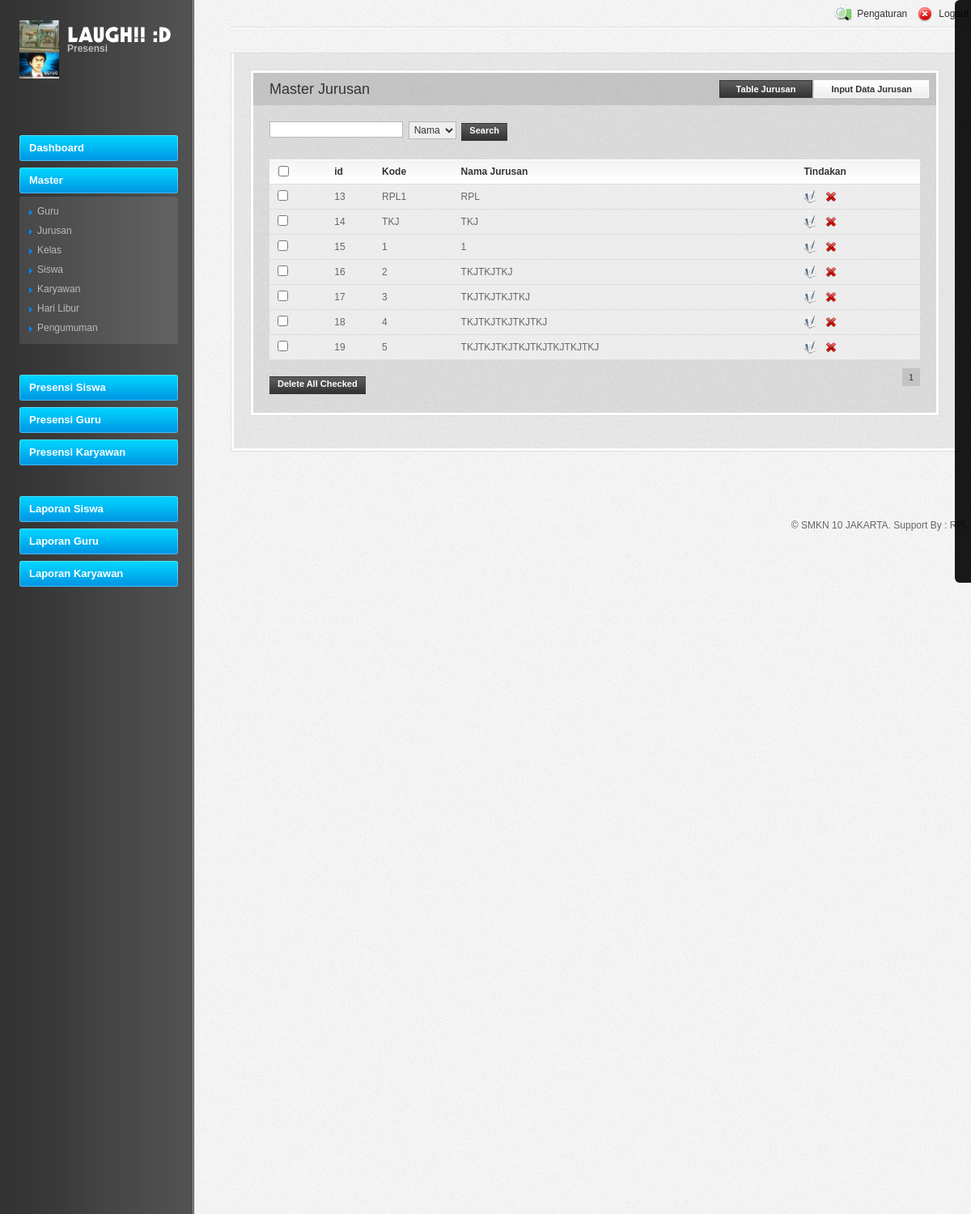
The page /index.php?page=Master_Jurusan (signed in) on the database its author committed.
### tables this page shows
CREATE TABLE IF NOT EXISTS `title` (
  `id` int(255) NOT NULL AUTO_INCREMENT,
  `title` text NOT NULL,
  `label` text NOT NULL,
  `logo` varchar(255) NOT NULL,
  PRIMARY KEY (`id`)
);

CREATE TABLE IF NOT EXISTS `jurusan` (
  `id` int(111) NOT NULL AUTO_INCREMENT,
  `nama` varchar(111) NOT NULL,
  `keterangan` varchar(222) DEFAULT NULL,
  PRIMARY KEY (`id`),
  UNIQUE KEY `nama` (`nama`)
);

### master/Master_Jurusan.php (the view, shortened to what this page needs)
<?php
$page = $_GET['page_jurusan'];
if( !isset($_GET['page_jurusan']) )
{
   $page = 1;
}
else
{
   $page = $_GET['page_jurusan'];
}
$rec_limit= 10;
$offset = ($rec_limit * $page) - $rec_limit;
$txt_search = $_GET["txt_search"];
if( $txt_search==""){
$txt_search="";
}
else{
$txt_search=$txt_search;
}
$jenis_search = $_GET["jenis_search"];
if(!empty($txt_search)){
	$q = mysql_query("select *from jurusan where $jenis_search like '%$txt_search%' order by id limit $offset, $rec_limit");
	$qc = mysql_query("select count(*) as tot3 from jurusan where $jenis_search like '%$txt_search%'");
}else{
	$q = mysql_query("select *from jurusan order by id limit $offset, $rec_limit");
	$qc = mysql_query("select count(*) as tot3 from jurusan");
}
if($_SESSION["admin"]){
?>
<body>
			<div class="content-box">
				<div class="box-header clear">
					<ul class="tabs clear">
						<li><a href="#table">Table Jurusan</a></li>
						<li><a href="#forms">Input Data Jurusan</a></li>
					</ul>
					<h2>Master Jurusan</h2>
				</div>
				<div class="box-body clear">
					<div id="table">
							<form method="GET" action="index.php?page=Master_Jurusan">
							<input type="text" class="text fl" name="txt_search"  value='<?php print $txt_search;?>' maxlength='5'/>&nbsp;
								<select name="jenis_search">
									<option value="nama">Nama</option>
								</select>&nbsp;
								<input type="submit" class="submit" value="Search"/>
							</form>	<p>
						<form method="post" action="master/proses/delete_all.php">
						<div class="dataTables_wrapper">
						<table>
							<thead>
								<tr>
									<th><input type="checkbox" class="checkbox select-all" onclick="javacript:dell(this,5000);" id="cek"/></th>
									<th>id</th>
									<th>Kode</th>
									<th>Nama Jurusan</th>
									<th>Tindakan</th>
								</tr>
							</thead>
							<tbody>
							<?php
							$apake = 1 ;
								while($row=mysql_fetch_array($q)){
									$nama = $row["nama"];
							?>
								<tr>
									<td><input name="checkbox[]" type="checkbox" id="cek" onclick="javacript:dell(this,<?php print $apake; ?>);" value="<?php echo $row["id"]; ?>"></td>
									<td><?php print $row["id"];?></td>
									<td><?php print $nama;?></td>
									<td><?php print $row["keterangan"];?></td>
									<td>
										<a href="?page=Edit_Master_Jurusan&id=<?php print $row['id']?>"><img src="UniAdmin_files/ico_edit_16.png" class="icon16 fl-space2" alt="" title="edit" /></a>
										<a href="master/proses/Master_Jurusan.php?id=<?php print $row['id']?>&delete=delete" onclick="return confirm('Apakah anda ingin menghapus jurusan <?php print $nama; ?>?')"><img src="UniAdmin_files/ico_delete_16.png" class="icon16 fl-space2" alt="" title="delete" /></a>
									</td>
								</tr>
							<?php
								}
							?>
							</tbody>
						</table>
						<div class="dataTables_paginate paging_full_numbers">
							<span>
								<?
									$tot = mysql_fetch_array($qc);
									$jumhal = ceil($tot["tot3"] / $rec_limit);
									if(!empty($txt_search)){
										for($i=1;$i<=$jumhal;$i++){
										?>
										<a href='index.php?page=Master_Jurusan&page_jurusan=<?php echo $i; ?>&txt_search=<?php echo $txt_search; ?>&jenis_search=<?php echo $jenis_search; ?>'><span class="paginate_button"><?=$i?></span></a>
										<?
										}
									}else{
										for($i=1;$i<=$jumhal;$i++){
										?>
										<a href='index.php?page=Master_Jurusan&page_jurusan=<?php echo $i; ?>'><span class="paginate_button"><?=$i?></span></a>
										<?
										}
									}
								?>
							</span>
						</div>
						</div>
						<div class="tab-footer clear">
							<div class="fl">
								<input disabled type="submit" onclick="return confirm('Are You Sure ?')" value="Delete All Checked" id="submit2" class="submit fl-space" name="delete"/></div>
							</div>
						</form>
					</div>
				</div>
			</div>
</body>
<?php
}
else {
								include("home.php");
							}
?>

### index.php (shortened to what this page needs)
<?php
	if(isset($_SESSION['admin']) || isset($_SESSION['guru']) || isset($_SESSION['user']))
	{
	$guru=$_SESSION['guru'];
	$q3=mysql_query("select *from title");
	$q5=mysql_query("select *from guru where No='$guru'");
	$array5 = mysql_fetch_array($q5);
	$array3 = mysql_fetch_array($q3);
?>
<!DOCTYPE html PUBLIC "-//W3C//DTD XHTML 1.0 Strict//EN" "http://www.w3.org/TR/xhtml1/DTD/xhtml1-strict.dtd">
<html xmlns="http://www.w3.org/1999/xhtml">
<head>
<link type="text/css" href="UniAdmin_files/jquery.ui.all.css" rel="stylesheet" />
<link type="text/css" href="UniAdmin_files/jquery.ui.datepicker.css" rel="stylesheet" />
<link type="text/css" rel="stylesheet" href="dashboard_files/adminz.styles.css" />
<link rel="stylesheet" href="UniAdmin_files/reset.css" type="text/css"/>
<link rel="stylesheet" href="UniAdmin_files/screen.css" type="text/css"/>
<link rel="stylesheet" href="UniAdmin_files/fancybox.css" type="text/css"/>
<link rel="stylesheet" href="UniAdmin_files/jquery.wysiwyg.css" type="text/css"/>
<link rel="stylesheet" href="UniAdmin_files/jquery.ui.css" type="text/css"/>
<link rel="stylesheet" href="UniAdmin_files/visualize.css" type="text/css"/>
<link rel="stylesheet" href="UniAdmin_files/visualize-light.css" type="text/css"/>
</head>
<body >
	<div class="fixed_right_panel fixed_right_panel_hide corners_left">
	<div class="show_right_div left_arrow"></div>
	</div>
<div class="clear">
	<ul >
	<li class="menuPanel" >
	<div class="sidebar">
		<div class="logo clear" >
			<a href="#" title="Hide Menu">
				<img src="master/logo/<?php print $array3["logo"];?>" width="25%" alt="" class="picture" onclick="menuSlide();" title="Hide Menu"/>
			</a>
			<a href="index.php" title="View dashboard">
				<span class="title"><?php print $array3["label"];?></span>
				<span class="text" >Presensi</span>
			</a>
		</div>
		<?php
			include("menu/menu.php");
		?>
	</div>
	</li>
	</ul>
	<div class="main" id="maincontent">
	<div class="main-wrap">
		<div class="header clear">
			<ul class="links clear">
			<?php
			if($_SESSION['admin'] ){
			echo "<li><a href='?page=pengaturan'><img src='UniAdmin_files/ico_view_24.png' alt='' class='icon' /> <span class='text'>Pengaturan</span></a></li>";
			}
			else{
			?>
			<li><a href='#'> <span class='text'><?php if($_SESSION['user']){ ?><a href="?page=Edit_Master_Siswa2&id=<?php print $array4["id"];?>"><?php print$array4["Nama_siswa"];?></a><?php } else if($_SESSION['guru']){print $array5["nama"];}?></font></span></a></li>
			<?}?>
			<li><a href="login/logout.php" onclick="return confirm('Are You Sure ?')"><img src="UniAdmin_files/ico_logout_24.png" alt="" class="icon" /> <span class="text">Logout</span></a></li>
			</ul>
		</div>
		<div class="page clear">
			<div class="content-box">
				<div class="box-body clear">
					<?php
						$master = array("Guru","Kelas","Siswa","Karyawan","Jurusan","Libur","Pengumuman");
						if($_GET["page"]){
						@$p		= $_GET["page"];
							for	($ar = 0; $ar < 7; $ar++){
								if($p == "Master_".$master[$ar]){
									include("master/Master_".$master[$ar].".php");
								}
							}
							}
					?>
				</div>
			</div>
			</div></div>
<div class='bodyfooter' ><label>© SMKN 10 JAKARTA. Support By : RPL</label></div>
</body>
</html>
<?php } ?>

### dashboard_files/adminz.styles.css (style rules this page uses)
.fixed_right_panel { position:fixed;!important position:absolute; top:; right:0; opacity:0.9; filter: alpha(opacity = 70); height:720px; z-index:1150; }
.show_right_div { cursor:pointer; height:100%; width:20px; color:#FFF; float:right; opacity:1; -moz-border-radius-bottomleft:6px; -moz-border-radius-topleft:6px; -webkit-border-bottom-left-radius:6px; -webkit-border-top-left-radius:6px; border-top-left-radius: 6px; border-bottom-left-radius: 6px; }
.left_arrow { background:url(left_arrow.png) no-repeat center #000; }

### rows shown on the page
title: logo (picture)
jurusan: id "13", nama "RPL1", keterangan "RPL"
jurusan: id "14", nama "TKJ", keterangan "TKJ"
jurusan: id "15", nama "1", keterangan "1"
jurusan: id "16", nama "2", keterangan "TKJTKJTKJ"
jurusan: id "17", nama "3", keterangan "TKJTKJTKJTKJ"
jurusan: id "18", nama "4", keterangan "TKJTKJTKJTKJTKJ"
jurusan: id "19", nama "5", keterangan "TKJTKJTKJTKJTKJTKJTKJTKJ"
